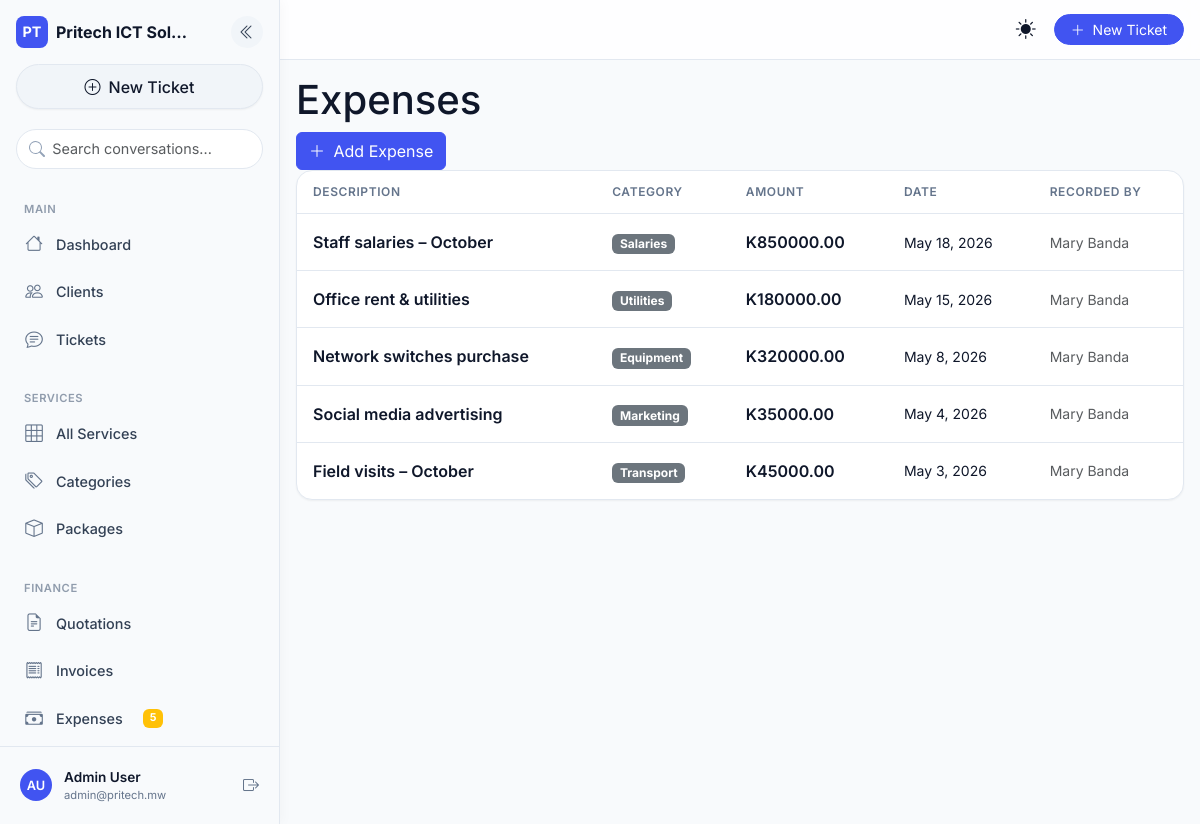
Page /finance/expenses/ (signed in) on the committed database.
### core/models.py (models this page shows, shortened)
class SiteConfig(models.Model):
    company_name = models.CharField(max_length=200, default='Pritech ICT Solutions')
    tagline = models.CharField(max_length=300, blank=True)
    logo = models.ImageField(upload_to='logo/', null=True, blank=True)
    email = models.EmailField(blank=True)
    phone = models.CharField(max_length=30, blank=True)
    address = models.TextField(blank=True)
    website = models.URLField(blank=True)
    vat_rate = models.DecimalField(max_digits=5, decimal_places=4, default=0.165)
    currency = models.CharField(max_length=10, default='MWK')
    currency_symbol = models.CharField(max_length=5, default='K')
    bank_name = models.CharField(max_length=100, blank=True)
    bank_account = models.CharField(max_length=50, blank=True)
    mobile_money = models.CharField(max_length=50, blank=True)
    invoice_footer = models.TextField(blank=True)
    class Meta:
        verbose_name = 'Site Configuration'
    @classmethod
    def get(cls):
        obj, _ = cls.objects.get_or_create(pk=1)
        return obj

### accounts/models.py (models this page shows, shortened)
class User(AbstractUser):
    id = models.UUIDField(primary_key=True, default=uuid.uuid4, editable=False)
    USER_TYPE_CHOICES = (('client', 'Client'), ('staff', 'Staff'))
    CLIENT_ROLE_CHOICES = [
        ('admin', 'Administrator'),
        ('viewer', 'Viewer'),
        ('billing', 'Billing'),
    ]
    user_type = models.CharField(max_length=10, choices=USER_TYPE_CHOICES, default='client')
    email = models.EmailField(unique=True)
    phone_number = models.CharField(max_length=20, unique=True, null=True, blank=True)
    national_id = models.CharField(max_length=50, unique=True, null=True, blank=True)
    physical_address = models.TextField(blank=True)
    last_login_ip = models.GenericIPAddressField(null=True, blank=True)
    client_role = models.CharField(
        max_length=20,
        choices=CLIENT_ROLE_CHOICES,
        default='viewer',
        blank=True,
        help_text="Role within the client organization (only for client users)"
    )
    is_2fa_enabled = models.BooleanField(default=False)
    USERNAME_FIELD = 'email'
    REQUIRED_FIELDS = ['username']
    def has_role(self, role_code):
        return self.user_roles.filter(role__code=role_code).exists()
    def has_perm_code(self, permission_code):
        from .models import RolePermission
        return RolePermission.objects.filter(
            role__user_roles__user=self,
            permission__code=permission_code
        ).exists()

### finance/models.py (models this page shows, shortened)
class Expense(models.Model):
    CATEGORY_CHOICES = [
        ('salaries', 'Salaries'),
        ('equipment', 'Equipment'),
        ('transport', 'Transport'),
        ('utilities', 'Utilities'),
        ('marketing', 'Marketing'),
        ('other', 'Other'),
    ]
    EXPENSE_STATUS_CHOICES = [
        ('pending', 'Pending'),
        ('approved', 'Approved'),
        ('rejected', 'Rejected'),
    ]
    category = models.CharField(max_length=50, choices=CATEGORY_CHOICES, db_index=True)
    description = models.CharField(max_length=300)
    amount = models.DecimalField(max_digits=14, decimal_places=2)
    date = models.DateField(db_index=True)
    receipt = models.FileField(upload_to='receipts/', null=True, blank=True)
    recorded_by = models.ForeignKey(settings.AUTH_USER_MODEL, on_delete=models.SET_NULL, null=True)
    created_at = models.DateTimeField(auto_now_add=True)
    status = models.CharField(max_length=20, choices=EXPENSE_STATUS_CHOICES, default='pending', db_index=True)
    approved_by = models.ForeignKey(settings.AUTH_USER_MODEL, on_delete=models.SET_NULL, null=True, blank=True, related_name='approved_expenses')
    approved_at = models.DateTimeField(null=True, blank=True)
    history = HistoricalRecords()
    class Meta:
        ordering = ['-date']

### finance/views.py (the view)
# urls.py: path('expenses/', ExpenseListView.as_view(), name='expense_list'),
class ExpenseListView(RoleRequiredMixin, ListView):
    model = Expense
    template_name = 'finance/expense_list.html'
    context_object_name = 'expenses'
    paginate_by = 20
    required_roles = ['FINANCE', 'ADMIN']

### accounts/templatetags/account_tags.py (called while the page is built)
@register.filter(name='has_perm')
def has_perm(user, perm_code):
    if user.is_authenticated:
        return user.has_perm_code(perm_code)
    return False

### core/context_processors.py (called while the page is built)
def site_config(request):
    return {'site_config': SiteConfig.get()}

def sidebar_recent_items(request):
    if request.user.is_authenticated:
        from .services import CommonDashboardService
        return CommonDashboardService.get_context(request.user)
    return {}

def pending_expenses_count(request):
    if request.user.is_authenticated and request.user.is_staff:
        try:
            count = Expense.objects.filter(status='pending').count()
            return {'pending_expenses_count': count}
        except Exception:
            return {'pending_expenses_count': 0}
    return {}

### core/mixins.py (called while the page is built)
    def dispatch(self, request, *args, **kwargs):
        if not request.user.is_authenticated:
            return self.handle_no_permission()
        if self.required_roles:
            if not any(request.user.has_role(r) for r in self.required_roles):
                if request.headers.get('HX-Request'):
                    return JsonResponse({'error': 'Permission denied'}, status=403)
                return HttpResponseForbidden(
                    '<h2 style="font-family:sans-serif;padding:2rem;">403 — You do not have permission to access this page.</h2>'
                )
        return super().dispatch(request, *args, **kwargs)

### core/services.py (called while the page is built)
    @staticmethod
    def get_context(user):
        if user.user_type == 'client':
            client_org = ClientOrganization.objects.filter(user=user).first()
            if client_org:
                tickets = Ticket.objects.filter(client=client_org)
                invoices = Invoice.objects.filter(client=client_org)
            else:
                tickets = Ticket.objects.none()
                invoices = Invoice.objects.none()
        elif user.has_perm_code('view_finance_dashboard') or user.has_role('TECHNICIAN'):
            tickets = Ticket.objects.all()
            invoices = Invoice.objects.all()
        else:
            tickets = Ticket.objects.all()
            invoices = Invoice.objects.all()
        return {
            'recent_sidebar_tickets': tickets.order_by('-created_at')[:5],
            'recent_sidebar_invoices': invoices.order_by('-created_at')[:3],
        }

### portfolio/context_processors.py (called while the page is built)
def portfolio_settings(request):
    return {'portfolio_settings': PortfolioSettings.get()}

### portfolio/models.py (called while the page is built)
    @classmethod
    def get(cls):
        obj, _ = cls.objects.get_or_create(pk=1)
        return obj

### templates/finance/expense_list.html (shortened to what this page needs)
{% extends "base.html" %}
{% block content %}
<div class="page-header">
  <h1>Expenses</h1>
  <a href="{% url 'expense_create' %}" class="btn btn-primary"><i class="bi bi-plus-lg me-1"></i> Add Expense</a>
</div>
<div class="card">
  {% if expenses %}
  <div class="table-responsive">
    <table class="modern-table">
      <thead><tr><th>Description</th><th>Category</th><th>Amount</th><th>Date</th><th>Recorded by</th></tr></thead>
      <tbody>
      {% for e in expenses %}
      <tr>
        <td class="fw-semibold">{{ e.description }}</td>
        <td><span class="badge bg-secondary">{{ e.get_category_display }}</span></td>
        <td class="fw-semibold">{{ site_config.currency_symbol }}{{ e.amount|floatformat:2 }}</td>
        <td class="small">{{ e.date }}</td>
        <td class="small text-muted">{{ e.recorded_by.get_full_name|default:'—' }}</td>
      </tr>
      {% endfor %}
      </tbody>
    </table>
  </div>
  {% else %}
  <div class="card-body text-center py-5">
    <div class="empty-icon mb-3">💸</div>
    <h5 class="text-muted">No expenses recorded yet.</h5>
    <a href="{% url 'expense_create' %}" class="btn btn-primary mt-2">Add your first expense</a>
  </div>
  {% endif %}
</div>
{% endblock %}

### templates/base.html (shortened to what this page needs)
{% load static %}
{% load account_tags %}
{% load core_tags %}
<!DOCTYPE html>
<html lang="en" data-theme="light" data-bs-theme="light">
<head>
  <link href="https://cdn.jsdelivr.net/npm/bootstrap@5.3.0/dist/css/bootstrap.min.css" rel="stylesheet">
  <link rel="stylesheet" href="https://cdn.jsdelivr.net/npm/bootstrap-icons@1.11.0/font/bootstrap-icons.css">
  <link rel="stylesheet" href="{% static 'css/mobile-first.css' %}">
</head>
<body class="{% if request.user.is_authenticated %}sidebar-expanded{% endif %}">
  {% if request.user.is_authenticated %}
  <aside class="desktop-sidebar d-none d-lg-flex">
    <div class="sidebar-header">
      <div class="d-flex align-items-center justify-content-between mb-3">
        <div class="d-flex align-items-center gap-2">
          <div class="brand-icon"><span class="fw-bold">PT</span></div>
          <span class="fw-bold brand-name">{{ site_config.company_name|truncatechars:16 }}</span>
        </div>
        <button class="sidebar-collapse-btn" id="sidebarCollapseBtn" type="button"
                data-bs-toggle="tooltip" title="Collapse sidebar" aria-label="Collapse sidebar">
          <i class="bi bi-chevron-double-left"></i>
        </button>
      </div>
      <a href="{% url 'ticket_create' %}" class="new-chat-btn"><i class="bi bi-plus-circle"></i> New Ticket</a>
    </div>
    <div class="sidebar-search">
      <input type="text" class="form-control" placeholder="Search conversations...">
    </div>
    <div class="sidebar-nav-section">
      <div class="nav-label">Main</div>
      <a href="{% url 'dashboard' %}" class="ai-nav-link"><i class="bi bi-house"></i> Dashboard</a>
      {% if request.user|has_any_role:'ADMIN,SALES,FINANCE' %}
        <a href="{% url 'client_list' %}" class="ai-nav-link"><i class="bi bi-people"></i> Clients</a>
      {% endif %}
      <a href="{% url 'ticket_list' %}" class="ai-nav-link"><i class="bi bi-chat-text"></i> Tickets</a>
      {% if request.user.is_staff %}
        <div class="nav-label mt-3">Services</div>
        <a href="{% url 'service_list' %}" class="ai-nav-link"><i class="bi bi-grid-3x3"></i> All Services</a>
        <a href="{% url 'service_category_list' %}" class="ai-nav-link"><i class="bi bi-tags"></i> Categories</a>
        <a href="{% url 'service_package_list' %}" class="ai-nav-link"><i class="bi bi-box"></i> Packages</a>
      {% endif %}
      {% if request.user|has_perm:'view_finance_dashboard' or request.user.is_staff %}
        <div class="nav-label mt-3">Finance</div>
        <a href="{% url 'quotation_list' %}" class="ai-nav-link"><i class="bi bi-file-earmark-text"></i> Quotations</a>
        <a href="{% url 'invoice_list' %}" class="ai-nav-link"><i class="bi bi-receipt"></i> Invoices</a>
        <a href="{% url 'expense_list' %}?status=pending" class="ai-nav-link">
          <i class="bi bi-cash-stack"></i> Expenses
          {% if pending_expenses_count %}
            <span class="badge bg-warning ms-2">{{ pending_expenses_count }}</span>
          {% endif %}
        </a>
        <a href="{% url 'finance_reports' %}" class="ai-nav-link"> Reports</a>
      {% endif %}
    </div>
    <div class="sidebar-footer">
      <div class="user-profile">
        <div class="user-avatar">
          {{ request.user.first_name|first|upper }}{{ request.user.last_name|first|upper }}
        </div>
        <div class="user-info">
          <div class="user-name">{{ request.user.get_full_name|default:request.user.email }}</div>
          <div class="user-email">{{ request.user.email }}</div>
        </div>
        <form method="post" action="{% url 'logout' %}" class="ms-auto">
          <button type="submit" class="logout-btn" data-bs-toggle="tooltip" title="Logout" aria-label="Logout">
            <i class="bi bi-box-arrow-right"></i>
          </button>
        </form>
      </div>
    </div>
  </aside>
  {% endif %}
  <header class="topbar sticky-top {% if request.user.is_authenticated %}topbar-desktop{% endif %}">
    <div class="d-flex align-items-center h-100 px-3">
      {% if request.user.is_authenticated %}
      <button class="desktop-menu-btn d-none d-lg-block me-2" id="desktopMenuToggle" type="button"
              data-bs-toggle="tooltip" title="Toggle sidebar" aria-label="Toggle sidebar">
      </button>
      {% endif %}
      <span class="page-title fw-semibold flex-grow-1">{% block page_title %}Dashboard{% endblock %}</span>
      <button class="theme-toggle-btn me-2" id="themeToggle" type="button"
              data-bs-toggle="tooltip" title="Switch theme" aria-label="Switch dark/light mode">
        <i class="bi bi-sun-fill light-icon"></i>
      </button>
      {% if request.user.is_authenticated %}
      <a href="{% url 'ticket_create' %}" class="btn btn-primary btn-sm rounded-pill px-3 d-none d-sm-block">
        <i class="bi bi-plus-lg me-1"></i> New Ticket
      </a>
      {% endif %}
    </div>
  </header>
  <main id="main-content" class="main-content pb-6 mb-4 {% if request.user.is_authenticated %}main-content-desktop{% endif %}">
    <div class="container-fluid py-3">
      {% block content %}{% endblock %}
    </div>
  </main>
</body>
</html>

### rows in the picture
SiteConfig: company_name "Pritech ICT Sol…", currency_symbol "K"
User: user.first_name|first "A", user.last_name|first "U", user.get_full_name "Admin User", user.email "admin@pritech.mw"
Expense: description "Staff salaries – October", category "Salaries", amount "850000.00", date "May 18, 2026", recorded_by.get_full_name "Mary Banda"
Expense: description "Office rent & utilities", category "Utilities", amount "180000.00", date "May 15, 2026", recorded_by.get_full_name "Mary Banda"
Expense: description "Network switches purchase", category "Equipment", amount "320000.00", date "May 8, 2026", recorded_by.get_full_name "Mary Banda"
Expense: description "Social media advertising", category "Marketing", amount "35000.00", date "May 4, 2026", recorded_by.get_full_name "Mary Banda"
Expense: description "Field visits – October", category "Transport", amount "45000.00", date "May 3, 2026", recorded_by.get_full_name "Mary Banda"

### other values in the picture
{{ pending_expenses_count }} "5"
